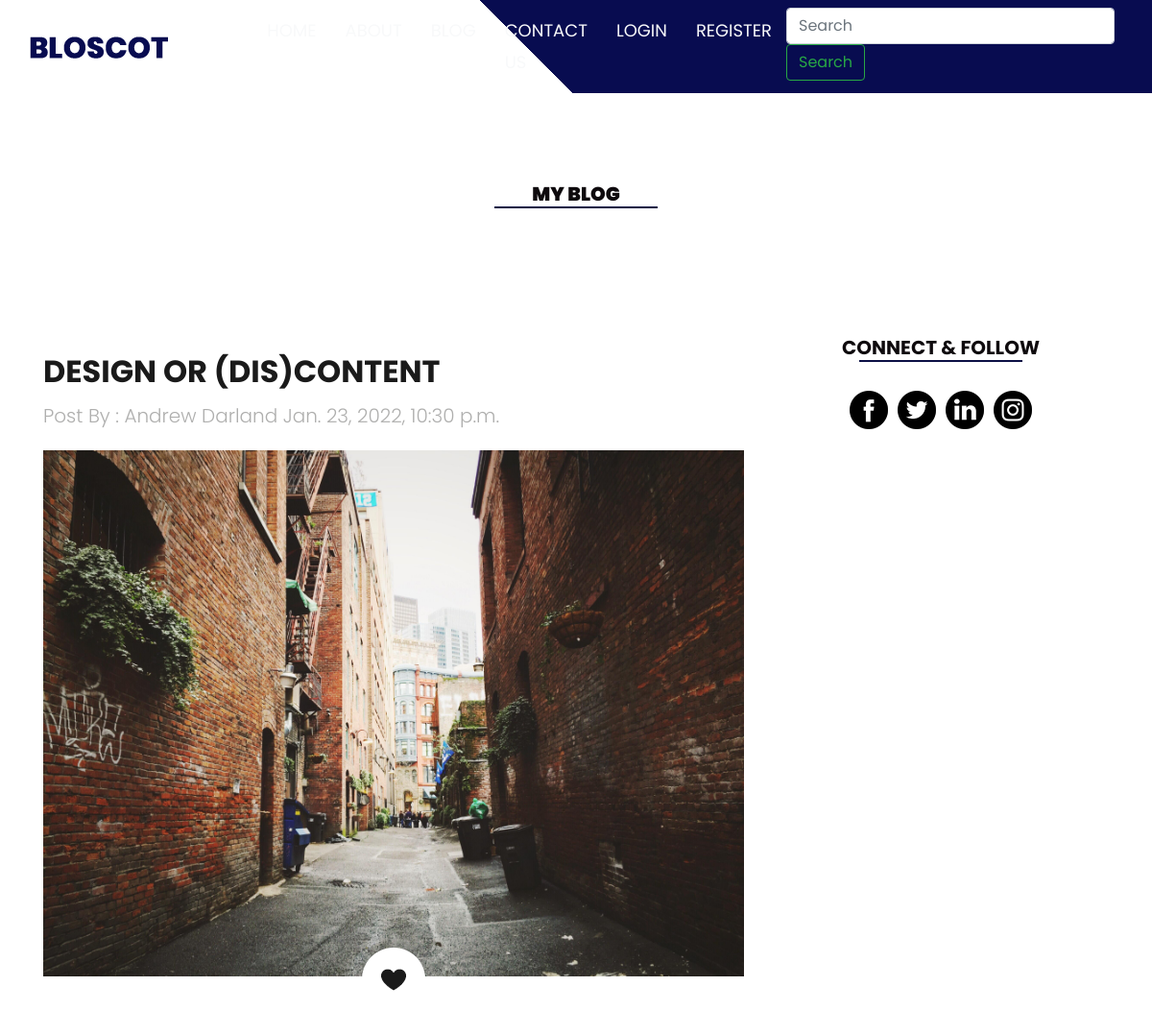
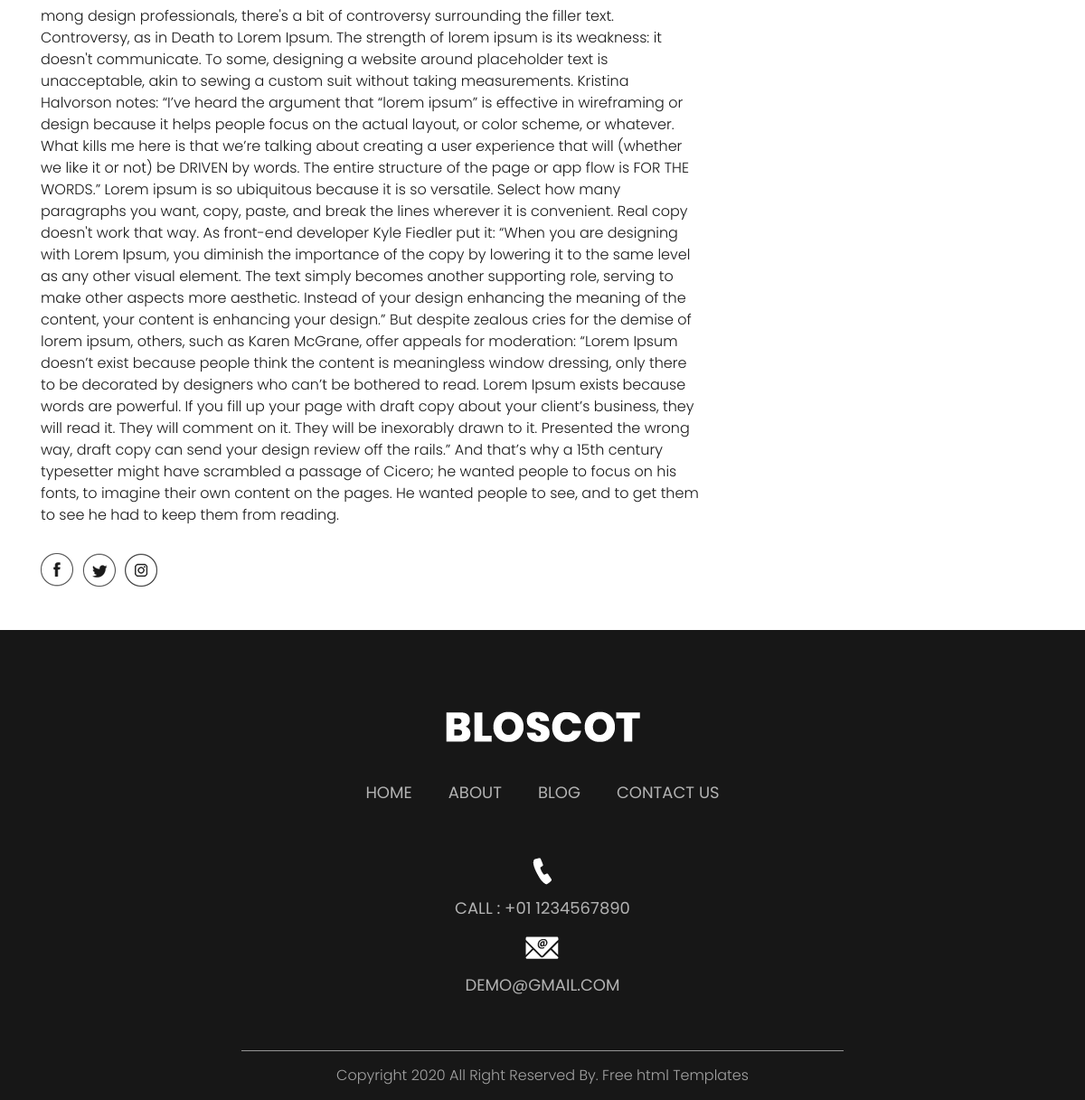
The page /post/design-or-discontent on the database its author committed (2 pictures, top to bottom).
### post/models.py (models this page shows, shortened)
class Post(models.Model):
    title = models.CharField(max_length=100)
    slug = models.SlugField(max_length=110, unique=True, editable=False)
    content = models.TextField()
    publishing_date = models.DateTimeField(auto_now=True)
    image = models.ImageField(blank = False)
    facebook = models.URLField(max_length=100, blank=True)
    twitter = models.URLField(max_length=100, blank=True)
    linkedin = models.URLField(max_length=100, blank=True)
    instagram = models.URLField(max_length=100, blank=True)
    class Meta:
       ordering = ('-publishing_date', 'id')

### post/views.py (the view)
# urls.py: path('<slug:slug>', views.post_detail, name="post_detail"),
def post_detail(request, slug):
    post = get_object_or_404(Post, slug=slug)
    context = {
        'post': post,
    }
    return render(request, 'article.html', context)

### templates/article.html (shortened to what this page needs)
{% extends 'partials/base.html' %}
{% load static %}
{% block content %}
      <div class="about_section layout_padding">
         <h1 class="text-center follow_text"><strong>MY BLOG</strong></h1>
         <div class="container">
            <div class="row">
               <div class="col-lg-8 col-sm-12 mt-5">
                  <h2 class="most_text"> <br>{{post.title}}</h2>
                  <p class="post_text">Post By : Andrew Darland {{post.publishing_date}}</p>
                  <div class="about_img mt-4"><img src="{{post.image.url}}"></div>
                  <div class="like_icon"><img src="{% static 'images/like-icon.png' %}"></div>
                  <p class="lorem_text">{{post.content}}</p>
                  <div class="social_icon_main">
                     <div class="social_icon">
                        <ul>
                           <li><a href="{{post.facebook}}"><img src="{% static 'images/fb-icon.png' %}"></a></li>
                           <li><a href="{{post.twiter}}"><img src="{% static 'images/twitter-icon.png' %}"></a></li>
                           <li><a href="{{post.instagram}}"><img src="{% static 'images/instagram-icon.png' %}"></a></li>
                        </ul>
                     </div>
                  </div>
               </div>
               <div class="col-lg-4 col-sm-12">
                  <div class="about_main">
                     <h1 class="follow_text">CONNECT & FOLLOW</h1>
                     <div class="follow_icon">
                        <ul>
                           <li><a href="{{post.facebook}}"><img src="{% static 'images/fb-icon-1.png' %}"></a></li>
                           <li><a href="{{post.twitter}}"><img src="{% static 'images/twitter-icon-1.png' %}"></a></li>
                           <li><a href="{{post.linkedin}}"><img src="{% static 'images/linkedin-icon-1.png' %}"></a></li>
                           <li><a href="{{post.instagram}}"><img src="{% static 'images/instagram-icon-1.png' %}"></a></li>
                        </ul>
                     </div>
                  </div>
               </div>
               </div>
            </div>
         </div>
   {% endblock %}

### static/css/style.css (style rules this page uses)
* { box-sizing: border-box !important; transition: ease all 0.5s; }
html { scroll-behavior: smooth; }
body { color: #666666; font-size: 14px; font-family: Poppins; line-height: 1.80857; font-weight: normal; overflow-x: hidden; }
a { color: #1f1f1f; text-decoration: none !important; outline: none !important; -webkit-transition: all .3s ease-in-out; -moz-transition: all .3s ease-in-out; -ms-transition: all .3s ease-in-out; -o-transition: all .3s ease-in-out; transition: all .3s ease-in-out; }
h1, h2, h3, h4, h5, h6 { letter-spacing: 0; font-weight: normal; position: relative; padding: 0 0 10px 0; font-weight: normal; line-height: normal; color: #111111; margin: 0 }
h1 { font-size: 24px }
h2 { font-size: 22px }
*, *::after, *::before { -webkit-box-sizing: border-box; -moz-box-sizing: border-box; box-sizing: border-box; }
ul, li, ol { margin: 0px; padding: 0px; list-style: none; }
p { margin: 20px; font-weight: 300; font-size: 15px; line-height: 24px; }
a { color: #222222; text-decoration: none; outline: none !important; }
a, .btn { text-decoration: none !important; outline: none !important; -webkit-transition: all .3s ease-in-out; -moz-transition: all .3s ease-in-out; -ms-transition: all .3s ease-in-out; -o-transition: all .3s ease-in-out; transition: all .3s ease-in-out; }
img { max-width: 100%; height: auto; }
.layout_padding { padding-top: 90px; padding-bottom: 0px; }
.about_section { width: 100%; float: left; padding-top: 90px; }
.about_img { width: 100%; float: left; }
.like_icon { width: 100%; float: left; text-align: center; position: relative; bottom: 30px; }
.post_text { width: 100%; float: left; font-size: 20px; color: #afafae; margin: 0px; }
.most_text { width: 100%; float: left; font-size: 32px; color: #1a1a1a; padding-top: 20px; font-weight: bold; margin-top: 20px; }
.lorem_text { width: 100%; float: left; font-size: 16px; color: #1a1a1a; margin: 0px; }
.social_icon_main { width: 100%; display: flex; }
.social_icon { width: 100%; float: left; padding-top: 30px; }
.social_icon ul { margin: 0px; padding: 0px; }
.social_icon li { float: left; padding-right: 10px; }
.about_main { width: 100%; float: left; padding-top: 120px; }
.follow_text { width: 100%; margin: 0 auto; text-align: center; font-size: 20px; font-weight: bold; color: #0e0a0d; text-transform: uppercase; }
.follow_text::after { content: ''; position: absolute; background-color: #0c1045; width: 170px; height: 2px; left: 0px; right: 0px; margin: 0 auto; bottom: 10px; }
.follow_icon { width: 100%; margin: 0 auto; padding-top: 20px; text-align: center; }
.follow_icon ul { margin: 0px; padding: 0px; display: inline-block; text-align: center; }
.follow_icon li { float: left; padding: 0px 5px; }

### rows shown on the page
Post: title "DESIGN OR (DIS)CONTENT", publishing_date "Jan. 23, 2022, 10:30 p.m.", image (picture), content "mong design professionals, there's a bit of controversy surrounding the filler text. Controversy, as in Death to Lorem Ipsum. The strength of lorem ipsum is its weakness: it doesn't communicate. To some, designing a website around placeholder text is unacceptable, akin to sewing a custom suit without taking measurements. Kristina Halvorson notes: “I’ve heard the argument that “lorem ipsum” is effective in wireframing or design because it helps people focus on the actual layout, or color scheme, or whatever. What kills me here is that we’re talking about creating a user experience that will (whether we like it or not) be DRIVEN by words. The entire structure of the page or app flow is FOR…"
